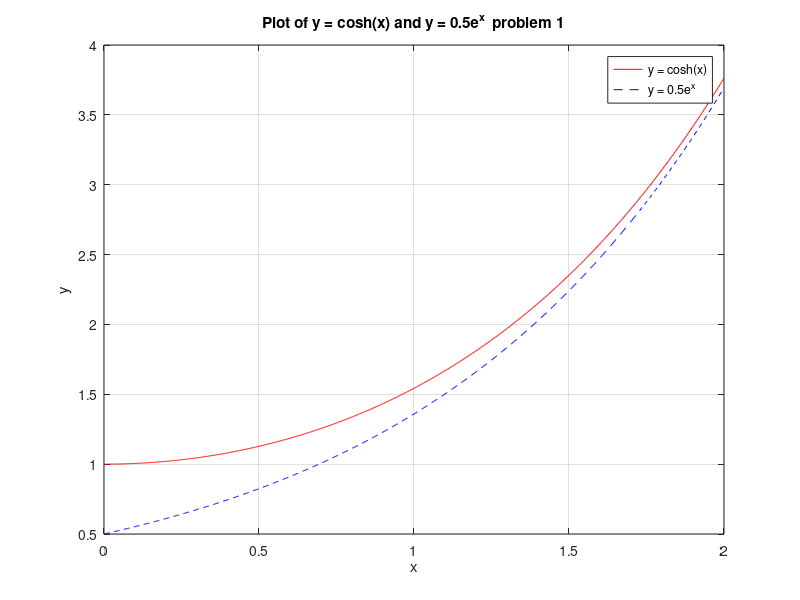

The MATLAB source for this figure:
%%preb worksheet%%
clc;clear;close all

%%relations and variabels%%
x = linspace(0, 2, 1000);
y_1 = cosh(x) ;
y_2 = .5 .* exp(x);

%%plotting%%
plot(x , y_1 , '-r') % Plot y = cosh(x) in red solid line
hold on
plot(x , y_2 , '--b') % Plot y = cosh(x) in blue dashed line

% Add labels, legend, and title
xlabel('x');
ylabel('y');
legend('y = cosh(x)' , 'y = 0.5e^x')
title('Plot of y = cosh(x) and y = 0.5e^x _ problem 1')
grid on
